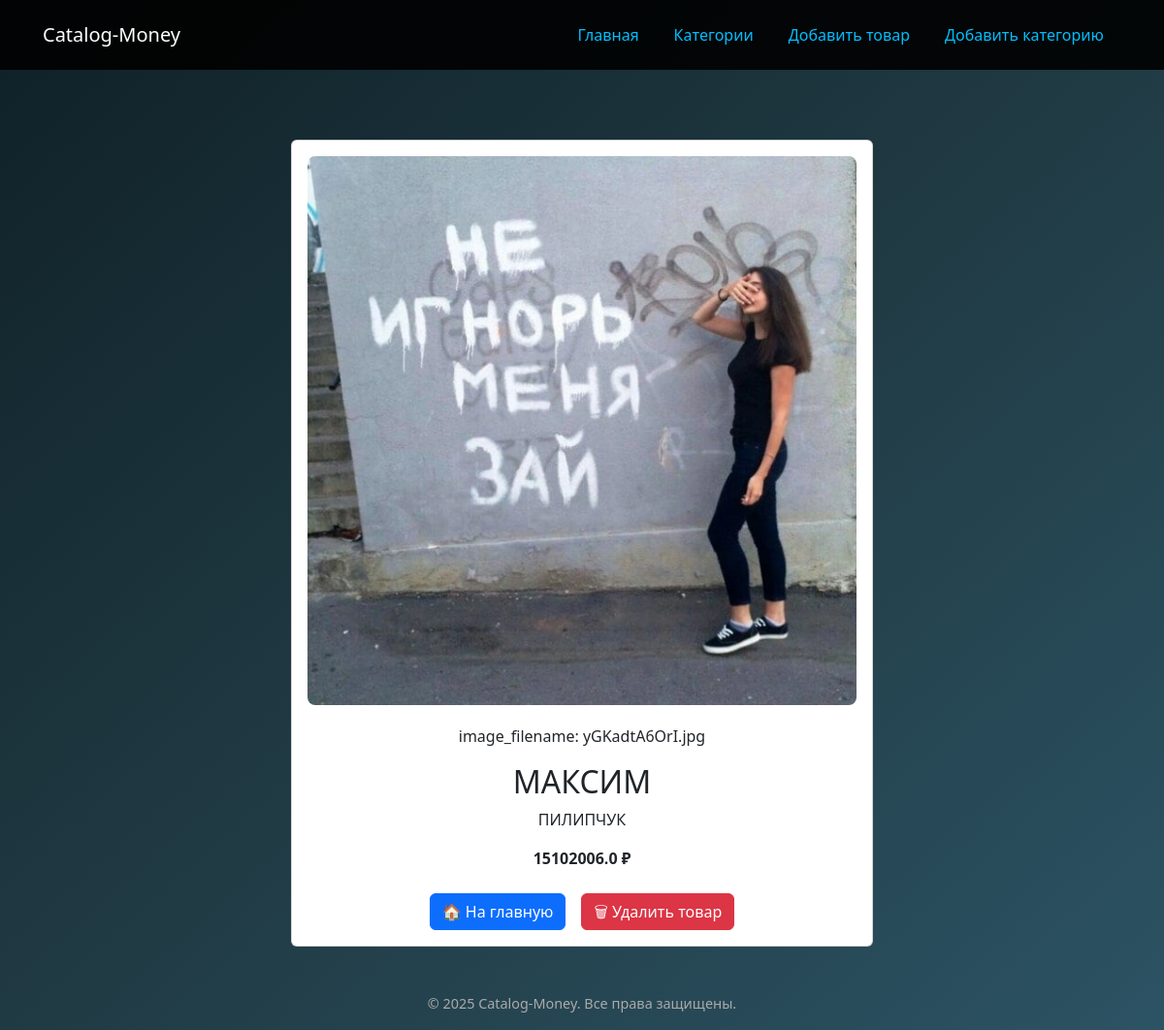
/product/5, run on the app's committed database.
### app/models.py (models this page shows)
class Product(db.Model):
    id = db.Column(db.Integer, primary_key=True)
    name = db.Column(db.String(100))
    description = db.Column(db.Text)
    price = db.Column(db.Float)
    category_id = db.Column(db.Integer, db.ForeignKey('category.id'))
    image_filename = db.Column(db.String(255))

### app/routes.py (the view)
@bp.route('/product/<int:product_id>')
def product_detail(product_id):
    product = Product.query.get_or_404(product_id)
    return render_template('product_detail.html', product=product)

### app/templates/product_detail.html (shortened to what this page needs)
{% extends 'base.html' %}
{% block content %}
<div class="card mx-auto" style="max-width: 600px; margin-top: 40px;">
    <div class="card-body text-center">
        {% if product.image_filename %}
            <img src="{{ url_for('static', filename='uploads/' + product.image_filename|urlencode) }}"
                 alt="Фото товара"
                 style="max-width: 100%; height: auto; margin-bottom: 20px; border-radius: 8px;">
        {% endif %}
        <p>image_filename: {{ product.image_filename }}</p>
        <h2 class="card-title">{{ product.name }}</h2>
        <p class="card-text">{{ product.description }}</p>
        <p class="card-text">
            <strong>{{ product.price }} ₽</strong>
        </p>
        <div class="d-flex justify-content-center gap-3 mt-4">
            <a href="{{ url_for('main.index') }}"
             class="btn btn-primary btn-animated">
            🏠 На главную
            </a>
            <form action="{{ url_for('main.delete_product', product_id=product.id) }}" method="post"
                  onsubmit="return confirm('Точно удалить товар?')" style="display: inline;">
                <button type="submit" class="btn btn-danger btn-animated">
                    🗑 Удалить товар
                </button>
            </form>
        </div>
    </div>
</div>
{% endblock %}

### app/templates/base.html (style rules this page uses)
body { background: linear-gradient(to bottom right, #0f2027, #203a43, #2c5364); color: white; font-family: 'Segoe UI', Tahoma, Geneva, Verdana, sans-serif; min-height: 100vh; margin: 0; padding: 0; display: flex; flex-direction: column; }

### data on the page
Product: image_filename (picture), image_filename "yGKadtA6OrI.jpg", name "МАКСИМ", description "ПИЛИПЧУК", price "15102006.0"
